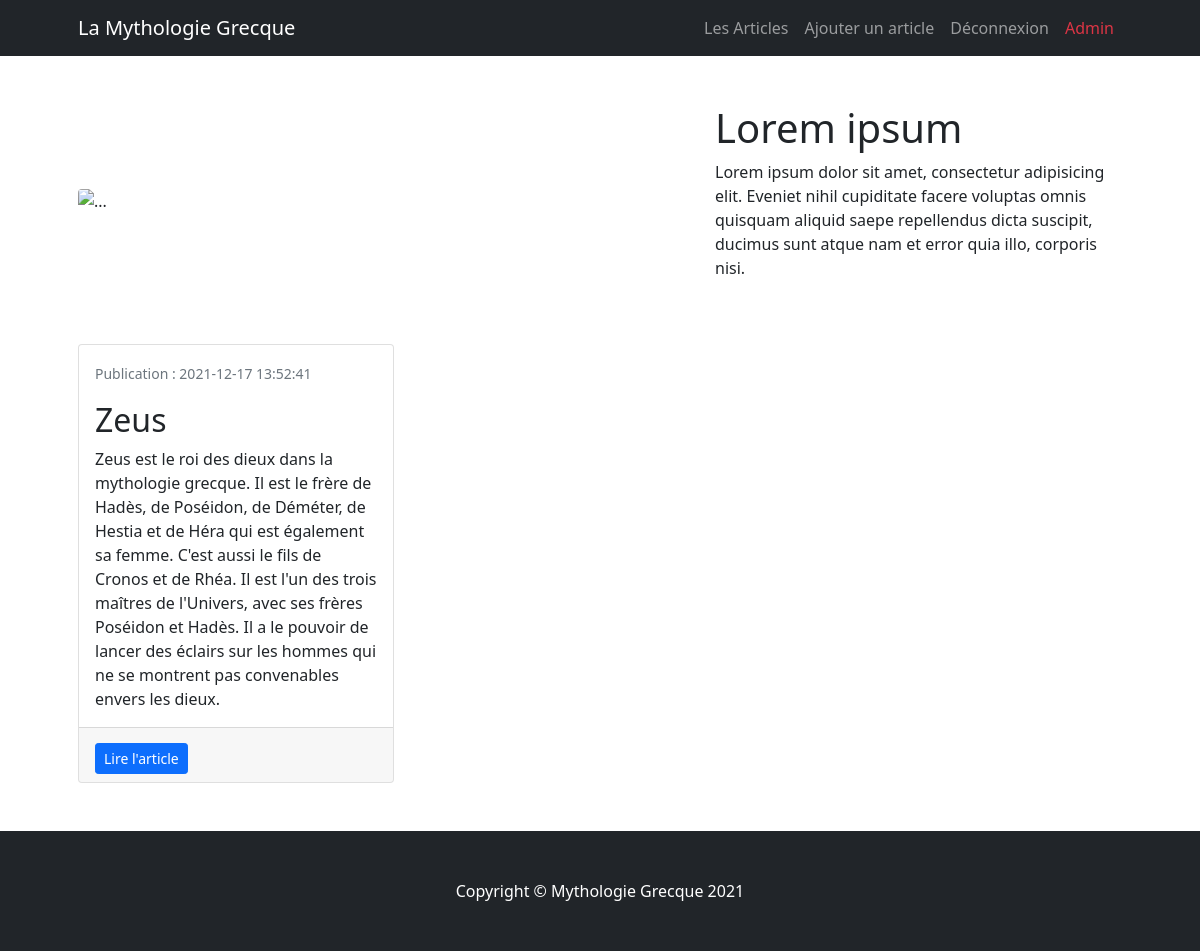
/index.php?connexion=ok (signed in), run on the app's committed database.
### tables this page shows
CREATE TABLE IF NOT EXISTS `article` (
  `id_article` int(11) NOT NULL AUTO_INCREMENT,
  `nom_article` varchar(100) NOT NULL,
  `desc_article` text NOT NULL,
  `date_article` datetime NOT NULL DEFAULT CURRENT_TIMESTAMP,
  `text_article` text NOT NULL,
  `img_article` varchar(100) NOT NULL,
  `id_user` int(11) DEFAULT NULL,
  PRIMARY KEY (`id_article`),
  KEY `article_user_FK` (`id_user`)
);

### bddMythologie/bddManager.php (called while the page is built, shortened)
<?php
function allArticle($db)
{
    $sql = "SELECT * FROM article ORDER BY date_article DESC";
    $req = $db->query($sql);
    $data = $req->fetchAll(PDO::FETCH_OBJ);
    return $data;
}

### index.php (the view, shortened to what this page needs)
<?php session_start();
include_once "bddMythologie/mythologie-bdd.php";
include_once "bddMythologie/bddManager.php";
$data = allArticle($db);
?>
<!DOCTYPE html>
<html lang="fr">
<head>
    <link href="css/styles.css" rel="stylesheet" />
    <link href="css/monstyle.css" rel="stylesheet" />
</head>
<body>
    <?php include_once "mythologie-header.html.php"; ?>
    <div class="container px-4 px-lg-5">
        <div class="row gx-4 gx-lg-5 align-items-center my-5">
            <div class="col-lg-7"><img class="img-fluid rounded mb-4 mb-lg-0" src="https://talivera.fr/actualites/wp-content/uploads/2021/03/Copie-de-Design-sans-titre-8.png" alt="..." /></div>
            <div class="col-lg-5">
                <h1 class="font-weight-light">Lorem ipsum</h1>
                <p>Lorem ipsum dolor sit amet, consectetur adipisicing elit. Eveniet nihil cupiditate facere voluptas omnis quisquam aliquid saepe repellendus dicta suscipit, ducimus sunt atque nam et error quia illo, corporis nisi.</p>
            </div>
        </div>
        <div class="row gx-4 gx-lg-5">
            <?php foreach ($data as $value) { ?>
                <div class="col-md-4 mb-5">
                    <div class="card h-100">
                        <div class="card-body">
                            <p class="card-text end"><small class="text-muted">Publication : <?= htmlspecialchars($value->date_article) ?></small></p>
                            <h2 class="card-title"><?= htmlspecialchars($value->nom_article) ?> </h2>
                            <p class="card-text"><?= htmlspecialchars($value->desc_article) ?></p>
                        </div>
                        <div class="card-footer"><a class="btn btn-primary btn-sm" href="mythologie-view-article.html.php?id=<?= $value->id_article ?>">Lire l'article</a></div>
                    </div>
                </div>
            <?php } ?>
        </div>
    </div>
    <?php include_once "mythologie-footer.html.php"; ?>
</body>
</html>

### css/monstyle.css (style rules this page uses)
.btn { margin-top: 0.5em; }

### data on the page
article: date_article "2021-12-17 13:52:41", nom_article "Zeus", desc_article "Zeus est le roi des dieux dans la mythologie grecque. Il est le frère de Hadès, de Poséidon, de Déméter, de Hestia et de Héra qui est également sa femme. C'est aussi le fils de Cronos et de Rhéa. Il est l'un des trois maîtres de l'Univers, avec ses frères Poséidon et Hadès. Il a le pouvoir de lancer des éclairs sur les hommes qui ne se montrent pas convenables envers les dieux."

### other printed values
$_SESSION['pseudo'] "Admin"
